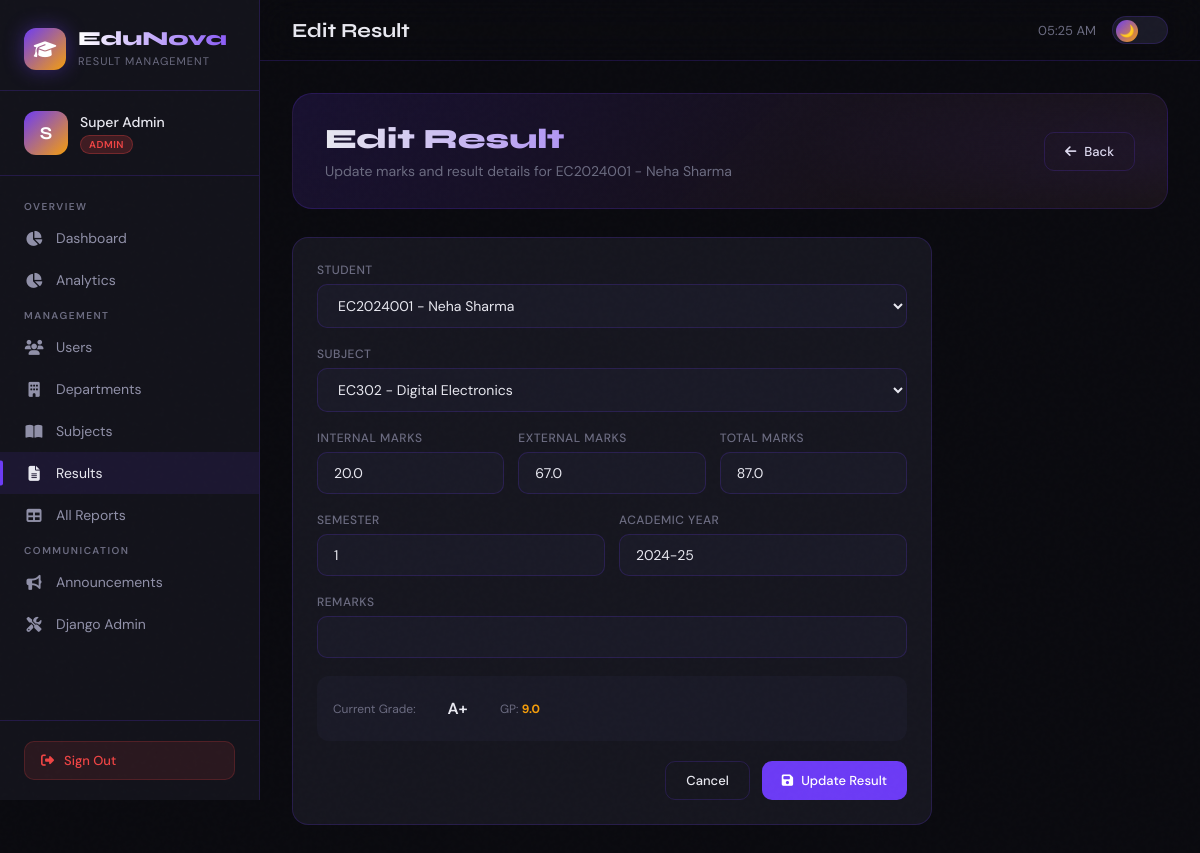
/results/edit/53/ (signed in), run on the app's committed database.
### core/models.py (models this page shows, shortened)
class User(AbstractUser):
    ROLE_CHOICES = (
        ('admin', 'Admin'),
        ('teacher', 'Teacher'),
        ('student', 'Student'),
    )
    role = models.CharField(max_length=20, choices=ROLE_CHOICES, default='student')
    phone = models.CharField(max_length=15, blank=True)
    profile_pic = models.ImageField(upload_to='profiles/', blank=True, null=True)
    created_at = models.DateTimeField(auto_now_add=True)

class Result(models.Model):
    GRADE_CHOICES = (
        ('O', 'Outstanding (10)'),
        ('A+', 'Excellent (9)'),
        ('A', 'Very Good (8)'),
        ('B+', 'Good (7)'),
        ('B', 'Above Average (6)'),
        ('C', 'Average (5)'),
        ('P', 'Pass (4)'),
        ('F', 'Fail (0)'),
        ('Ab', 'Absent (0)'),
    )
    GRADE_POINT_MAP = {
        'O': 10, 'A+': 9, 'A': 8, 'B+': 7,
        'B': 6, 'C': 5, 'P': 4, 'F': 0, 'Ab': 0
    }
    student = models.ForeignKey(Student, on_delete=models.CASCADE, related_name='results')
    subject = models.ForeignKey(Subject, on_delete=models.CASCADE, related_name='results')
    marks_obtained = models.FloatField(null=True, blank=True)
    internal_marks = models.FloatField(default=0, null=True, blank=True)
    external_marks = models.FloatField(default=0, null=True, blank=True)
    grade = models.CharField(max_length=5, choices=GRADE_CHOICES, blank=True)
    grade_points = models.FloatField(null=True, blank=True)
    semester = models.IntegerField(default=1)
    academic_year = models.CharField(max_length=10, default='2024-25')
    exam_date = models.DateField(null=True, blank=True)
    remarks = models.CharField(max_length=200, blank=True)
    added_by = models.ForeignKey(User, on_delete=models.SET_NULL, null=True, related_name='added_results')
    created_at = models.DateTimeField(auto_now_add=True)
    updated_at = models.DateTimeField(auto_now=True)
    class Meta:
        unique_together = ('student', 'subject', 'semester', 'academic_year')

class Student(models.Model):
    user = models.OneToOneField(User, on_delete=models.CASCADE, related_name='student_profile')
    department = models.ForeignKey(Department, on_delete=models.SET_NULL, null=True, blank=True)
    roll_number = models.CharField(max_length=20, unique=True)
    enrollment_number = models.CharField(max_length=30, unique=True)
    semester = models.IntegerField(default=1)
    batch_year = models.IntegerField(default=2024)
    date_of_birth = models.DateField(null=True, blank=True)
    guardian_name = models.CharField(max_length=100, blank=True)
    address = models.TextField(blank=True)
    def __str__(self):
        return f"{self.roll_number} - {self.user.get_full_name() or self.user.username}"

### core/views.py (the view)
    def wrapper(request, *args, **kwargs):
        if not request.user.is_authenticated or request.user.role not in ['admin', 'teacher']:
            messages.error(request, 'Access denied.')
            return redirect('login')
        return func(request, *args, **kwargs)

### core/forms.py
class ResultForm(forms.ModelForm):
    class Meta:
        model = Result
        fields = ['student', 'subject', 'marks_obtained', 'internal_marks', 'external_marks', 'semester', 'academic_year', 'exam_date', 'remarks']
        widgets = {
            'student': forms.Select(attrs={'class': 'form-control'}),
            'subject': forms.Select(attrs={'class': 'form-control'}),
            'marks_obtained': forms.NumberInput(attrs={'class': 'form-control', 'step': '0.01'}),
            'internal_marks': forms.NumberInput(attrs={'class': 'form-control', 'step': '0.01'}),
            'external_marks': forms.NumberInput(attrs={'class': 'form-control', 'step': '0.01'}),
            'semester': forms.NumberInput(attrs={'class': 'form-control'}),
            'academic_year': forms.TextInput(attrs={'class': 'form-control', 'placeholder': '2024-25'}),
            'exam_date': forms.DateInput(attrs={'class': 'form-control', 'type': 'date'}),
            'remarks': forms.TextInput(attrs={'class': 'form-control'}),
        }

### core/models.py (called while the page is built)
    def __str__(self):
        return f"{self.code} - {self.name}"

### core/views.py (called while the page is built)
def teacher_required(func):
    def wrapper(request, *args, **kwargs):
        if not request.user.is_authenticated or request.user.role not in ['admin', 'teacher']:
            messages.error(request, 'Access denied.')
            return redirect('login')
        return func(request, *args, **kwargs)
    wrapper.__name__ = func.__name__
    return wrapper

@teacher_required
def edit_result(request, result_id):
    result = get_object_or_404(Result, id=result_id)
    form = ResultForm(request.POST or None, instance=result)
    if request.method == 'POST' and form.is_valid():
        form.save()
        messages.success(request, 'Result updated!')
        return redirect('manage_results')
    return render(request, 'core/edit_result.html', {'form': form, 'result': result})

### core/templates/core/edit_result.html (shortened to what this page needs)
{% extends 'core/base.html' %}
{% block page_title %}Edit Result{% endblock %}
{% block nav_results %}active{% endblock %}
{% block content %}
<div class="page-hero">
    <div style="display:flex;justify-content:space-between;align-items:center;flex-wrap:wrap;gap:16px;">
        <div>
            <h1>Edit Result</h1>
            <p>Update marks and result details for {{ result.student }}</p>
        </div>
        <a href="{% url 'manage_results' %}" class="btn btn-outline"><i class="fas fa-arrow-left"></i> Back</a>
    </div>
</div>
<div class="card" style="max-width:640px;">
    <form method="POST">
        <div class="form-group">
            <label class="form-label">Student</label>
            {{ form.student }}
        </div>
        <div class="form-group">
            <label class="form-label">Subject</label>
            {{ form.subject }}
        </div>
        <div style="display:grid;grid-template-columns:1fr 1fr 1fr;gap:14px;">
            <div class="form-group">
                <label class="form-label">Internal Marks</label>
                {{ form.internal_marks }}
            </div>
            <div class="form-group">
                <label class="form-label">External Marks</label>
                {{ form.external_marks }}
            </div>
            <div class="form-group">
                <label class="form-label">Total Marks</label>
                {{ form.marks_obtained }}
            </div>
        </div>
        <div style="display:grid;grid-template-columns:1fr 1fr;gap:14px;">
            <div class="form-group">
                <label class="form-label">Semester</label>
                {{ form.semester }}
            </div>
            <div class="form-group">
                <label class="form-label">Academic Year</label>
                {{ form.academic_year }}
            </div>
        </div>
        <div class="form-group">
            <label class="form-label">Remarks</label>
            {{ form.remarks }}
        </div>
        <div style="padding:16px;background:var(--bg3);border-radius:12px;margin-bottom:20px;display:flex;align-items:center;gap:16px;">
            <div style="font-size:12px;color:var(--text-muted);">Current Grade:</div>
            <span class="badge badge-{{ result.grade|default:'Ab' }}" style="font-size:16px;padding:6px 16px;">{{ result.grade|default:"N/A" }}</span>
            <div style="font-size:12px;color:var(--text-muted);">GP: <strong style="color:var(--accent)">{{ result.grade_points|default:"—" }}</strong></div>
        </div>
        <div style="display:flex;justify-content:flex-end;gap:12px;">
            <a href="{% url 'manage_results' %}" class="btn btn-outline">Cancel</a>
            <button type="submit" class="btn btn-primary"><i class="fas fa-save"></i> Update Result</button>
        </div>
    </form>
</div>
{% endblock %}

### core/templates/core/base.html (shortened to what this page needs)
<!DOCTYPE html>
<html lang="en">
<head>
    <link rel="stylesheet" href="https://cdnjs.cloudflare.com/ajax/libs/font-awesome/6.4.0/css/all.min.css">
</head>
<body>
    {% if user.is_authenticated %}
    <aside class="sidebar" id="sidebar">
        <div class="sidebar-brand">
            <a href="{% url 'dashboard' %}" class="brand-logo">
                <div class="brand-icon">
                    <i class="fas fa-graduation-cap"></i>
                </div>
                <div class="brand-text">
                    <h2>EduNova</h2>
                    <span>Result Management</span>
                </div>
            </a>
        </div>
        <div class="sidebar-user">
            <div class="user-info">
                <div class="user-avatar">{{ user.get_full_name|first|default:user.username|first|upper }}</div>
                <div class="user-details">
                    <p>{{ user.get_full_name|default:user.username }}</p>
                    <div class="role-badge {{ user.role }}">{{ user.role }}</div>
                </div>
            </div>
        </div>
        <nav class="sidebar-nav">
            {% if user.role == 'admin' %}
            <div class="nav-section-title">Overview</div>
            <a href="{% url 'admin_dashboard' %}" class="nav-item {% block nav_admin_dash %}{% endblock %}">
                <i class="fas fa-chart-pie"></i> Dashboard
            </a>
            <a href="{% url 'teacher_analytics' %}" class="nav-item {% block nav_admin_analytics %}{% endblock %}">
    <i class="fas fa-chart-pie"></i> Analytics
</a>
            <div class="nav-section-title">Management</div>
            <a href="{% url 'manage_users' %}" class="nav-item {% block nav_users %}{% endblock %}">
                <i class="fas fa-users"></i> Users
            </a>
            <a href="{% url 'manage_departments' %}" class="nav-item {% block nav_depts %}{% endblock %}">
                <i class="fas fa-building"></i> Departments
            </a>
            <a href="{% url 'manage_subjects' %}" class="nav-item {% block nav_subjects %}{% endblock %}">
                <i class="fas fa-book-open"></i> Subjects
            </a>
            <a href="{% url 'manage_results' %}" class="nav-item {% block nav_results %}{% endblock %}">
                <i class="fas fa-file-alt"></i> Results
            </a>
            <a href="{% url 'all_students_results' %}" class="nav-item {% block nav_all_results %}{% endblock %}">
                <i class="fas fa-table"></i> All Reports
            </a>
            <div class="nav-section-title">Communication</div>
            <a href="{% url 'manage_announcements' %}" class="nav-item {% block nav_announce %}{% endblock %}">
                <i class="fas fa-bullhorn"></i> Announcements
            </a>
            <a href="/django-admin/" class="nav-item">
                <i class="fas fa-tools"></i> Django Admin
            </a>
            {% endif %}
        </nav>
        <div class="sidebar-footer">
            <a href="{% url 'logout' %}" class="logout-btn">
                <i class="fas fa-sign-out-alt"></i> Sign Out
            </a>
        </div>
    </aside>
    <div class="main-content">
        <header class="topbar">
            <div class="topbar-title">{% block page_title %}Dashboard{% endblock %}</div>
            <div class="topbar-right">
    <span class="topbar-time" id="clock"></span>
    <button id="themeToggle" onclick="toggleTheme()" title="Toggle light/dark mode"
        style="
            background: var(--bg3);
            border: 1px solid var(--border);
            border-radius: 50px;
            width: 56px; height: 28px;
            cursor: pointer;
            position: relative;
            transition: all 0.3s;
            flex-shrink: 0;
        ">
        <span id="toggleKnob" style="
            position: absolute;
            top: 3px; left: 3px;
            width: 22px; height: 22px;
            border-radius: 50%;
            background: linear-gradient(135deg, var(--primary), var(--accent));
            transition: transform 0.3s cubic-bezier(0.34,1.56,0.64,1);
            display: flex; align-items: center; justify-content: center;
            font-size: 12px;
        ">🌙</span>
    </button>
</div>
        </header>
        <main class="page-content">
            {% block content %}{% endblock %}
        </main>
    </div>
    {% else %}
        {% block auth_content %}{% endblock %}
    {% endif %}
</body>
</html>

### data on the page
User: get_full_name|first "S", get_full_name "Super Admin", role "ADMIN"
Result: student "EC2024001 - Neha Sharma", subject "EC302 - Digital Electronics", internal_marks "20.0", external_marks "67.0", marks_obtained "87.0", semester "1", academic_year "2024-25", grade "A+", grade_points "9.0"
